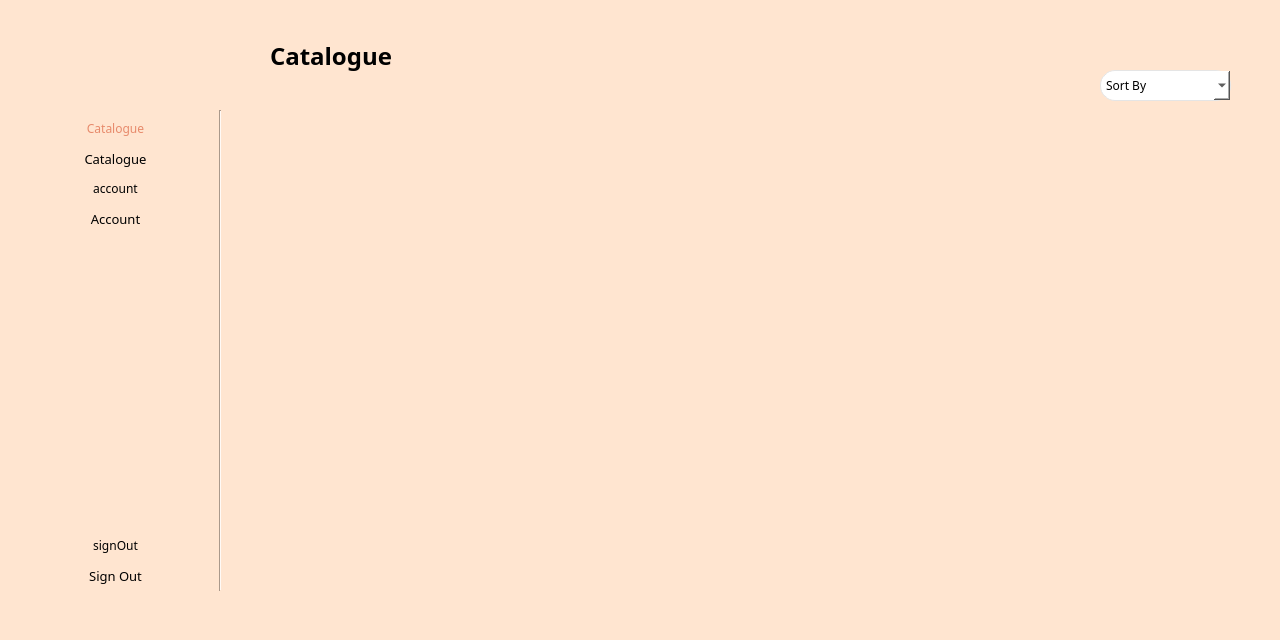
<?xml version="1.0" encoding="UTF-8"?>
<ui version="4.0">
 <class>memberCatalogue</class>
 <widget class="QMainWindow" name="memberCatalogue">
  <property name="geometry">
   <rect>
    <x>0</x>
    <y>0</y>
    <width>1280</width>
    <height>640</height>
   </rect>
  </property>
  <property name="minimumSize">
   <size>
    <width>1280</width>
    <height>640</height>
   </size>
  </property>
  <property name="maximumSize">
   <size>
    <width>1280</width>
    <height>640</height>
   </size>
  </property>
  <property name="windowTitle">
   <string>MainWindow</string>
  </property>
  <property name="styleSheet">
   <string notr="true">QMenuBar {
    background-color: qlineargradient(x1:0, y1:0, x2:0, y2:1,
                                      stop:0 lightgray, stop:1 darkgray);
    spacing: 3px; /* spacing between menu bar items */
}

QMenuBar::item {
    padding: 1px 4px;
    background: transparent;
    border-radius: 4px;
}

QMenuBar::item:selected { /* when selected using mouse or keyboard */
    background: #a8a8a8;
}

QMenuBar::item:pressed {
    background: #888888;
}</string>
  </property>
  <widget class="QWidget" name="centralwidget">
   <property name="styleSheet">
    <string notr="true">QWidget{
	background: #FFE5D0;
	font-family: Montserrat;
}

QLineEdit {
	border: 1px solid;
	border-radius: 15px;
	border-color: #e5e5e5;
	background-color: palette(base);
	padding: 0px 5px;
	font-size: 13px;
}

QPushButton {
	border-radius: 15px; 
	font-size: 13px;
	height: 31px; 
}</string>
   </property>
   <widget class="QComboBox" name="comboBox">
    <property name="geometry">
     <rect>
      <x>1100</x>
      <y>70</y>
      <width>131</width>
      <height>31</height>
     </rect>
    </property>
    <property name="styleSheet">
     <string notr="true">QComboBox{
	background:rgb(255, 229, 208);
	border: 1px solid;
	border-radius: 15px;
	border-color: #e5e5e5;
	background-color: palette(base);
	padding: 0px 5px;
}</string>
    </property>
    <item>
     <property name="text">
      <string>Sort By</string>
     </property>
    </item>
    <item>
     <property name="text">
      <string>Title ( A - Z )</string>
     </property>
    </item>
    <item>
     <property name="text">
      <string>Title ( Z - A )</string>
     </property>
    </item>
    <item>
     <property name="text">
      <string>Author ( A - Z )</string>
     </property>
    </item>
    <item>
     <property name="text">
      <string>Author ( Z - A )</string>
     </property>
    </item>
    <item>
     <property name="text">
      <string/>
     </property>
    </item>
   </widget>
   <widget class="QScrollArea" name="scrollArea">
    <property name="geometry">
     <rect>
      <x>230</x>
      <y>110</y>
      <width>1051</width>
      <height>511</height>
     </rect>
    </property>
    <property name="styleSheet">
     <string notr="true">QScrollArea {
	border: none;
}
</string>
    </property>
    <property name="widgetResizable">
     <bool>true</bool>
    </property>
    <widget class="QWidget" name="scrollAreaWidgetContents">
     <property name="geometry">
      <rect>
       <x>0</x>
       <y>0</y>
       <width>1051</width>
       <height>511</height>
      </rect>
     </property>
     <property name="styleSheet">
      <string notr="true">QWidget {
	background-color: #FFE5D0;
	/*border: none;*/
}

QGridLayout {
	/*border: none;*/
}

QPushButton {
	margin-right: 10px; 
	height: 31px; 
	/*max-width: 100px; */
}
</string>
     </property>
     <layout class="QHBoxLayout" name="horizontalLayout">
      <item>
       <layout class="QGridLayout" name="gridLayout_3"/>
      </item>
     </layout>
    </widget>
   </widget>
   <widget class="QWidget" name="layoutWidget">
    <property name="geometry">
     <rect>
      <x>20</x>
      <y>120</y>
      <width>191</width>
      <height>471</height>
     </rect>
    </property>
    <layout class="QVBoxLayout" name="verticalLayout_10">
     <item>
      <widget class="QLabel" name="catalogueIcon">
       <property name="styleSheet">
        <string notr="true">QLabel{
	color: rgb(231, 138, 107);
}</string>
       </property>
       <property name="text">
        <string>Catalogue</string>
       </property>
       <property name="alignment">
        <set>Qt::AlignCenter</set>
       </property>
      </widget>
     </item>
     <item>
      <widget class="QPushButton" name="catalogueBtn">
       <property name="styleSheet">
        <string notr="true">QPushButton{
	border-radius:15px;
	font: 14px &quot;Montserrat&quot;;
}

QPushButton:hover {
	text-decoration: underline;
}</string>
       </property>
       <property name="text">
        <string>Catalogue</string>
       </property>
      </widget>
     </item>
     <item>
      <widget class="QLabel" name="accountIcon">
       <property name="text">
        <string>account</string>
       </property>
       <property name="alignment">
        <set>Qt::AlignCenter</set>
       </property>
      </widget>
     </item>
     <item>
      <widget class="QPushButton" name="accountBtn">
       <property name="styleSheet">
        <string notr="true">QPushButton{
	border-radius:15px;
	font: 14px &quot;Montserrat&quot;;
}

QPushButton:hover {
	text-decoration: underline;
}</string>
       </property>
       <property name="text">
        <string>Account</string>
       </property>
      </widget>
     </item>
     <item>
      <spacer name="verticalSpacer_3">
       <property name="orientation">
        <enum>Qt::Vertical</enum>
       </property>
       <property name="sizeHint" stdset="0">
        <size>
         <width>20</width>
         <height>40</height>
        </size>
       </property>
      </spacer>
     </item>
     <item>
      <widget class="QLabel" name="signoutIcon">
       <property name="text">
        <string>signOut</string>
       </property>
       <property name="alignment">
        <set>Qt::AlignCenter</set>
       </property>
      </widget>
     </item>
     <item>
      <widget class="QPushButton" name="signoutBtn">
       <property name="styleSheet">
        <string notr="true">QPushButton{
	border-radius:15px;
	font: 14px &quot;Montserrat&quot;;
}

QPushButton:hover {
	text-decoration: underline;
}</string>
       </property>
       <property name="text">
        <string>Sign Out</string>
       </property>
      </widget>
     </item>
    </layout>
   </widget>
   <widget class="Line" name="line">
    <property name="geometry">
     <rect>
      <x>210</x>
      <y>110</y>
      <width>21</width>
      <height>481</height>
     </rect>
    </property>
    <property name="styleSheet">
     <string notr="true">Line{
	color:rgb(221, 46, 68);
}</string>
    </property>
    <property name="orientation">
     <enum>Qt::Vertical</enum>
    </property>
   </widget>
   <widget class="QLabel" name="logoImage">
    <property name="geometry">
     <rect>
      <x>10</x>
      <y>20</y>
      <width>221</width>
      <height>71</height>
     </rect>
    </property>
    <property name="text">
     <string/>
    </property>
    <property name="pixmap">
     <pixmap resource="resources.qrc">:/resources/images/bblLogo.png</pixmap>
    </property>
   </widget>
   <widget class="QLabel" name="pageTitle">
    <property name="geometry">
     <rect>
      <x>270</x>
      <y>30</y>
      <width>331</width>
      <height>51</height>
     </rect>
    </property>
    <property name="styleSheet">
     <string notr="true">QLabel{
	font-size: 24px;
	font-weight: bold;
}</string>
    </property>
    <property name="text">
     <string>Catalogue</string>
    </property>
   </widget>
  </widget>
  <action name="viewAccount">
   <property name="text">
    <string>View account</string>
   </property>
  </action>
  <action name="actiontest_2">
   <property name="text">
    <string>test 2</string>
   </property>
  </action>
  <action name="actiontest_3">
   <property name="text">
    <string>Log-Out</string>
   </property>
  </action>
  <action name="actionView_Catalogue">
   <property name="text">
    <string>View Catalogue</string>
   </property>
  </action>
 </widget>
 <resources>
  <include location="resources.qrc"/>
 </resources>
 <connections/>
</ui>
